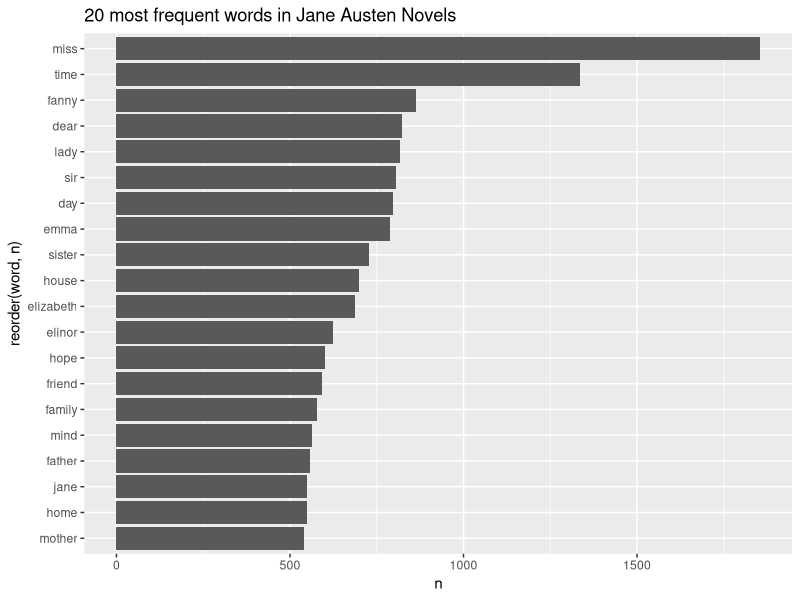
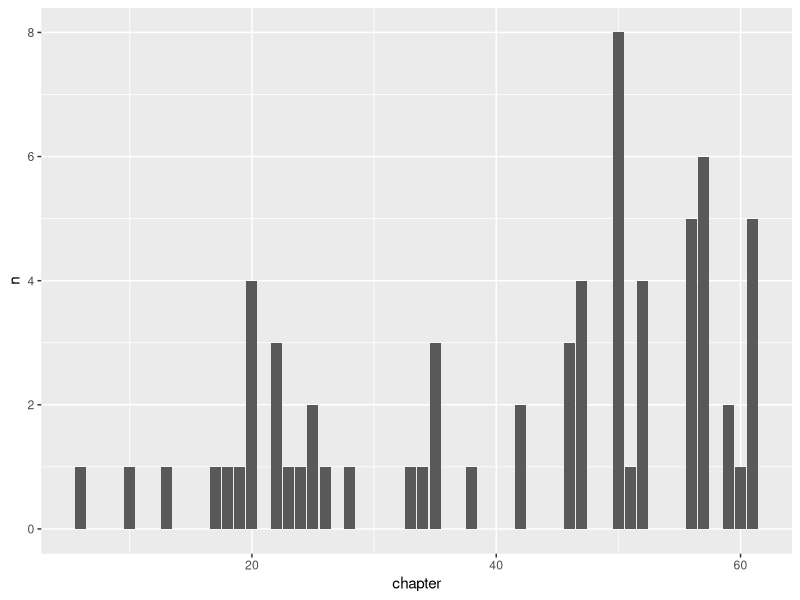

Write R code to recreate these figures, in order.
## ---- chunk 1
1+1
## ---- chunk 2
library(dplyr)
library(ggplot2)
library(magrittr)
library(tidytext)
library(stringr)
## ---- chunk 3
library(janeaustenr)
austen_books = janeaustenr::austen_books()
## ---- chunk 4
original_books <- austen_books %>%
  group_by(book) %>%
  mutate(linenumber = row_number(),
         chapter = cumsum(str_detect(text, 
                                     regex("^chapter [\\divxlc]",
                                           ignore_case = TRUE)))) %>%
  ungroup()
## ---- chunk 5
austen_tokens = original_books %>% unnest_tokens(word, text)

## ---- chunk 6
austen_tokens %>% group_by(word) %>% tally() %>% arrange(desc(n)) %>% head(20)
## ---- chunk 7
data("stop_words")

austen_tokens %>% 
  anti_join(stop_words) %>% 
  group_by(word) %>% 
  tally() %>% 
  arrange(desc(n)) %>% 
  head(20) %>% 
  ggplot() + 
  geom_col(aes(x = reorder(word,n), y = n)) + 
  coord_flip() + 
  labs(title = "20 most frequent words in Jane Austen Novels")
## ---- chunk 8
austen_tokens %>% group_by(book) %>% tally(name = 'words') 
## ---- chunk 9
austen_tokens %>% 
  filter(book == 'Pride & Prejudice') %>% 
  filter(word == 'marriage') %>% 
  group_by(chapter) %>% 
  tally() %>% 
  ggplot() + 
  geom_col(aes(chapter, n))
